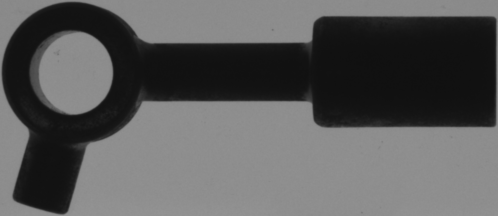
#> input picture vision_practice_cpp/imgSrc/template.bmp, 498 x 216 px
$ python sub-script.py
#> lines starting #> are read from the running program, lines starting #| are printed output that depends on the picture
import cv2

# path
path = "template.bmp"

# Reading an image in default mode
src = cv2.imread(path)
#> src is the input picture: shape (216, 498, 3); min 16, max 148, mean 90.7

# Use Flip code 0 to flip vertically
image = cv2.flip(src, 0)
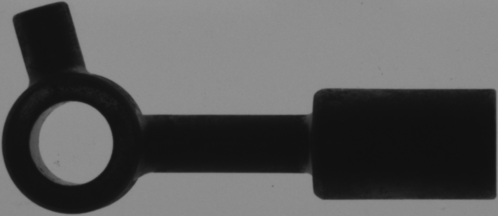
#> image: shape (216, 498, 3); min 16, max 148, mean 90.7

cv2.imwrite("template-1.bmp", image)

$ run again, with vision_practice_cpp/imgSrc/sample-2.bmp copied over vision_practice_cpp/imgSrc/template.bmp
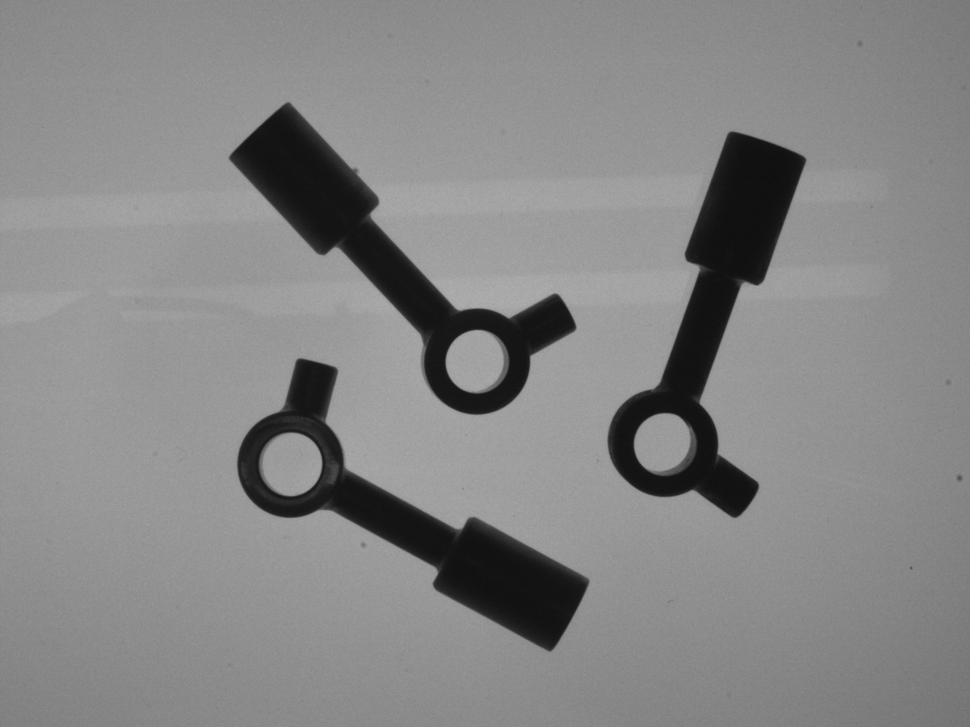
#> input picture vision_practice_cpp/imgSrc/sample-2.bmp, 970 x 727 px, shrunk from 1296 x 972 before the run
#> src is the input picture: shape (727, 970, 3); min 14, max 176, mean 133.3
#> `image = cv2.flip(src, 0)`:
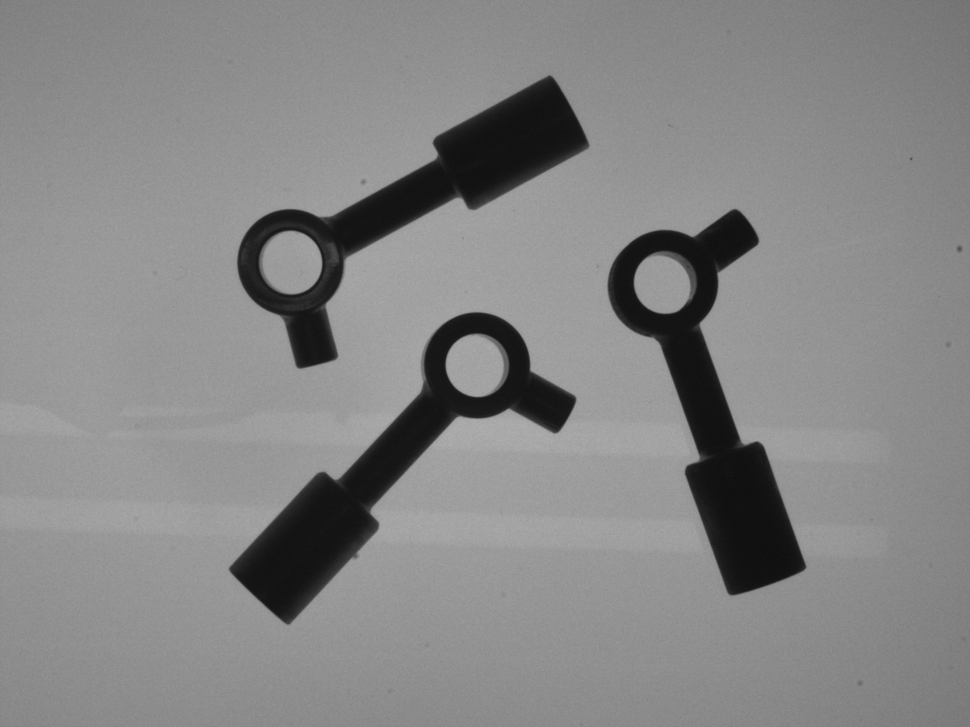
#> image: shape (727, 970, 3); min 14, max 176, mean 133.3

$ run again, with vision_practice_cpp/imgSrc/sample-3.bmp copied over vision_practice_cpp/imgSrc/template.bmp
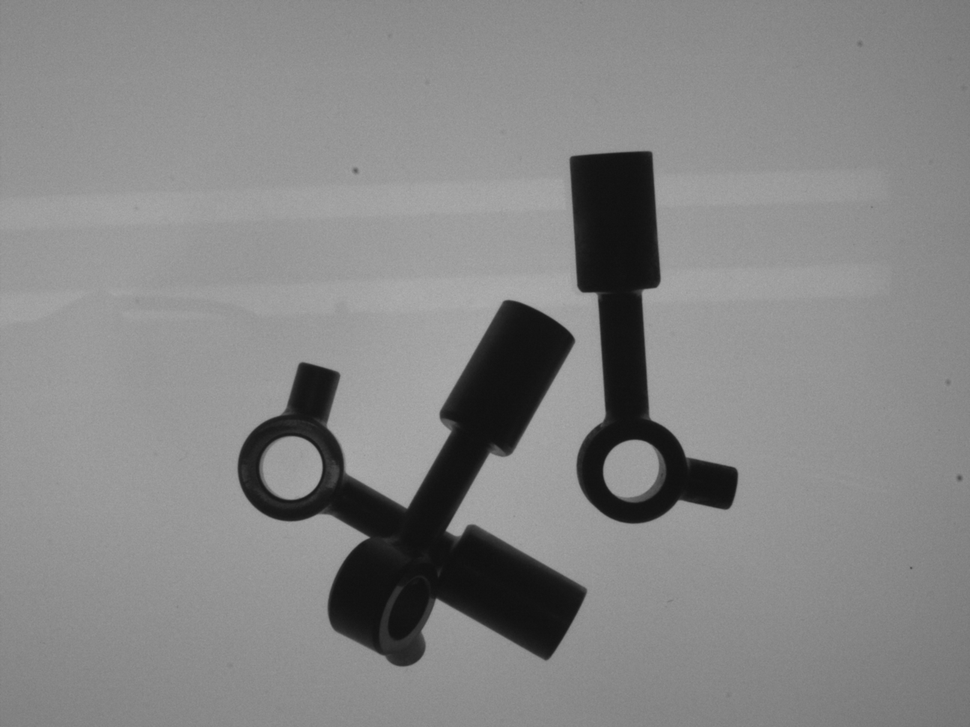
#> input picture vision_practice_cpp/imgSrc/sample-3.bmp, 970 x 727 px, shrunk from 1296 x 972 before the run
#> src is the input picture: shape (727, 970, 3); min 15, max 175, mean 133.4
#> `image = cv2.flip(src, 0)`:
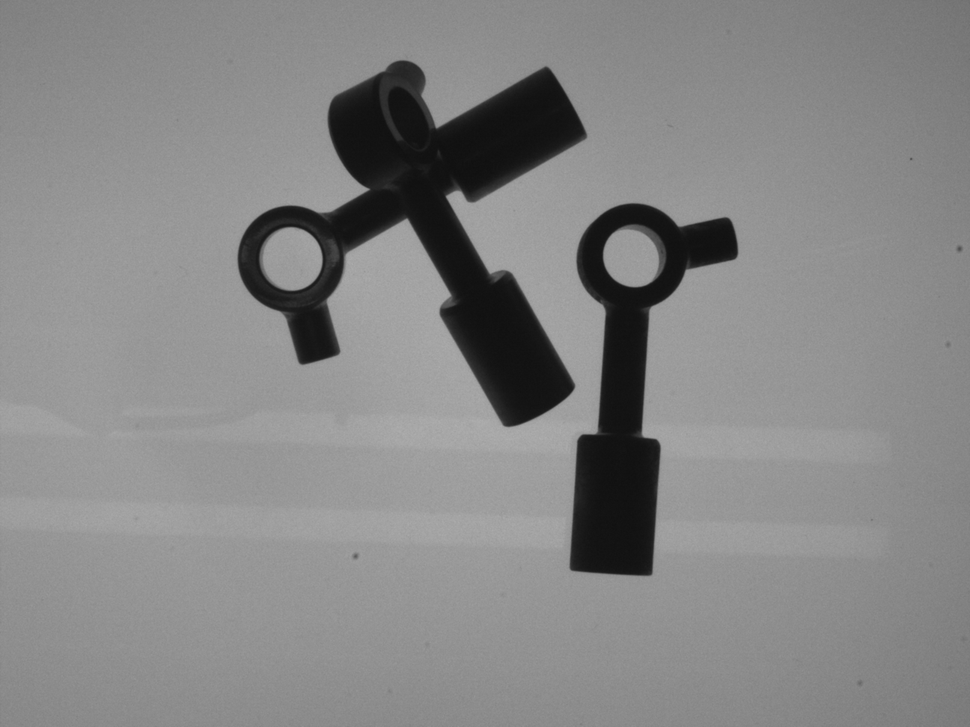
#> image: shape (727, 970, 3); min 15, max 175, mean 133.4
